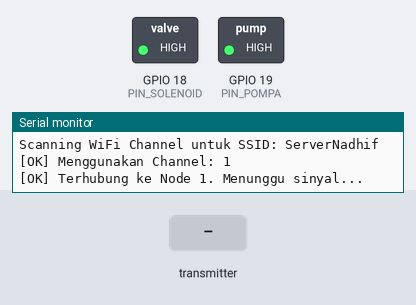
Simulated run of this sketch. Board: ESP32. Shown: switched loads named in the sketch (green lamp = pin HIGH), the last lines printed to the serial monitor. The test bench sets the inputs (shaded band). A WiFi scan finds three made-up networks.

Above: at 3.2 s.
3.3 s: the transmitter starts sending statusPompa = 1
At 4.0 s:
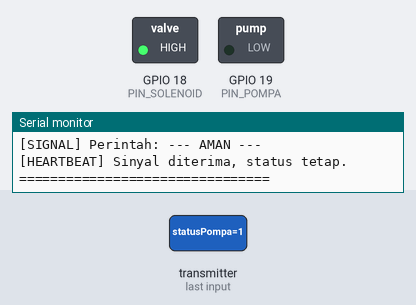
4.8 s: the transmitter starts sending statusSolenoid = 1
At 6.0 s:
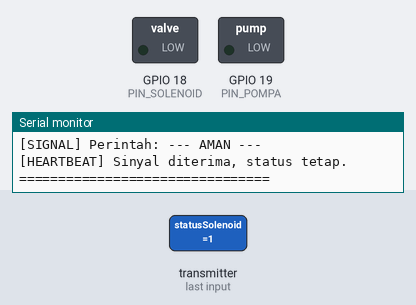
6.3 s: the transmitter starts sending statusPompa = 0
At 7.5 s:
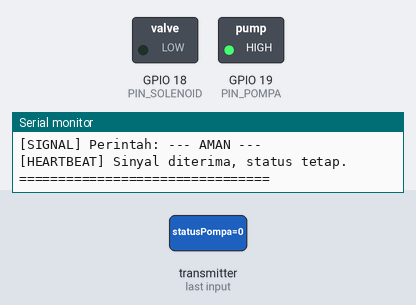
9.8 s: the transmitter starts sending statusSolenoid = 0
At 10.6 s:
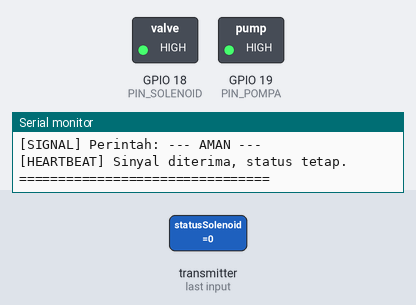
Timing chart, 0 to 12.3 s (numbered marks = the images above; inputs shaded):
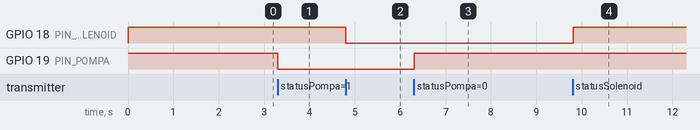

The sketch:

esp32_node2.ino
```cpp
// ============================================================
//  PyroGuard System - ESP32 Node 2 Firmware (ACTUATOR)
//  Board  : ESP32 (DOIT DevKit V1 atau sejenisnya)
//  Fungsi : Menerima perintah dari Node 1 via ESP-NOW,
//           mengontrol Solenoid Valve dan Pompa Air (Relay 2 Ch).
//           Mengirim feedback status aktuator ke Node 1.
// ============================================================

#include <WiFi.h>
#include <esp_now.h>
#include <esp_wifi.h>

// ============================================================
//  KONFIGURASI PIN HARDWARE (Relay 2 Channel)
// ============================================================
#define PIN_POMPA    19   // Relay Channel 2
#define PIN_SOLENOID 18   // Relay Channel 1

// Logika Relay 2 Channel (Active Low)
#define RELAY_ON  LOW
#define RELAY_OFF HIGH

// ============================================================
//  KONFIGURASI JARINGAN & PEER
// ============================================================
const char* targetSSID = "ServerNadhif"; // SSID yang dipakai Node 1
uint8_t macNode1[] = {0xB0, 0xCB, 0xD8, 0x8A, 0x81, 0x1C};

// ============================================================
//  STRUKTUR DATA ESP-NOW (Wajib identik dengan Node 1)
// ============================================================
typedef struct struct_message {
    bool perintahSistem;  // Node 1 -> Node 2
    bool statusPompa;     // Node 2 -> Node 1
    bool statusSolenoid;  // Node 2 -> Node 1
} struct_message;

struct_message dataKirim;
struct_message dataTerima;
esp_now_peer_info_t peerInfo;

unsigned long lastRecvTime = 0;
uint8_t currentChannel = 1;

// ============================================================
//  CALLBACK: Data Diterima dari Node 1
// ============================================================
#if defined(ESP_ARDUINO_VERSION_MAJOR) && ESP_ARDUINO_VERSION_MAJOR >= 3
void OnDataRecv(const esp_now_recv_info_t *info, const uint8_t *incomingData, int len) {
#else
void OnDataRecv(const uint8_t *mac, const uint8_t *incomingData, int len) {
#endif
    lastRecvTime = millis(); // Reset watchdog timer koneksi
    memcpy(&dataTerima, incomingData, sizeof(dataTerima));

    Serial.println("\n================================");
    Serial.print("[SIGNAL] Perintah: ");
    Serial.println(dataTerima.perintahSistem ? "!!! BAHAYA !!!" : "--- AMAN ---");

    bool currentPump = (digitalRead(PIN_POMPA) == RELAY_ON);
    bool currentSolenoid = (digitalRead(PIN_SOLENOID) == RELAY_ON);
    bool targetPump = dataTerima.statusPompa;
    bool targetSolenoid = dataTerima.statusSolenoid;

    if (targetPump != currentPump || targetSolenoid != currentSolenoid) {
        Serial.println("[ACTION] Perubahan Status Aktuator...");

        if (targetSolenoid != currentSolenoid) {
            digitalWrite(PIN_SOLENOID, targetSolenoid ? RELAY_ON : RELAY_OFF);
            Serial.printf("  > Solenoid: %s\n", targetSolenoid ? "TERBUKA (ON)" : "TERTUTUP (OFF)");
            if (targetSolenoid) delay(400); // Jeda stabilitas arus adaptor 12V 4A
        }

        if (targetPump != currentPump) {
            digitalWrite(PIN_POMPA, targetPump ? RELAY_ON : RELAY_OFF);
            Serial.printf("  > Pompa   : %s\n", targetPump ? "MENYEMPROT (ON)" : "BERHENTI (OFF)");
            if (!targetPump) delay(200);
        }
    } else {
        Serial.println("[HEARTBEAT] Sinyal diterima, status tetap.");
    }

    // Ambil status riil langsung dari hardware pins untuk feedback terpercaya
    dataKirim.statusPompa    = (digitalRead(PIN_POMPA) == RELAY_ON);
    dataKirim.statusSolenoid = (digitalRead(PIN_SOLENOID) == RELAY_ON);
    dataKirim.perintahSistem = dataTerima.perintahSistem;

    // Kirim Feedback Balik ke Node 1
    esp_now_send(macNode1, (uint8_t *)&dataKirim, sizeof(dataKirim));
    Serial.println("================================\n");
}

// ============================================================
//  SETUP
// ============================================================
void setup() {
    Serial.begin(115200);

    // --- Inisialisasi Relay ---
    pinMode(PIN_POMPA, OUTPUT);
    pinMode(PIN_SOLENOID, OUTPUT);
    digitalWrite(PIN_POMPA, RELAY_OFF);
    digitalWrite(PIN_SOLENOID, RELAY_OFF);

    // --- Mode WiFi ---
    WiFi.mode(WIFI_STA);
    WiFi.disconnect();

    Serial.println("\nScanning WiFi Channel untuk SSID: " + String(targetSSID));

    // --- Sinkronisasi Channel Otomatis ---
    int32_t channel = 1;
    int n = WiFi.scanNetworks();
    for (int i = 0; i < n; i++) {
        if (WiFi.SSID(i) == targetSSID) {
            channel = WiFi.channel(i);
            break;
        }
    }
    currentChannel = channel;
    esp_wifi_set_channel(currentChannel, WIFI_SECOND_CHAN_NONE);
    Serial.print("[OK] Menggunakan Channel: "); Serial.println(currentChannel);

    lastRecvTime = millis(); // Inisialisasi waktu terima pertama

    // --- Inisialisasi ESP-NOW ---
    if (esp_now_init() != ESP_OK) {
        Serial.println("[ERROR] Gagal inisialisasi ESP-NOW");
        return;
    }

    esp_now_register_recv_cb(OnDataRecv);

    // --- Daftarkan Node 1 sebagai Peer ---
    memcpy(peerInfo.peer_addr, macNode1, 6);
    peerInfo.channel = 0;
    peerInfo.encrypt = false;

    if (esp_now_add_peer(&peerInfo) != ESP_OK) {
        Serial.println("[ERROR] Gagal menambahkan peer Node 1");
    } else {
        Serial.println("[OK] Terhubung ke Node 1. Menunggu sinyal...");
    }
}

void loop() {
    unsigned long now = millis();

    // ── 1. FAIL-SAFE MECHANISM (Matikan pompa/solenoid jika putus koneksi saat aktif) ──
    bool pumpActive = (digitalRead(PIN_POMPA) == RELAY_ON);
    bool solenoidActive = (digitalRead(PIN_SOLENOID) == RELAY_ON);

    if ((pumpActive || solenoidActive) && (now - lastRecvTime > 8000)) {
        Serial.println("\n[WARNING] [FAIL-SAFE] Kehilangan sinyal dari Node 1 selama lebih dari 8 detik!");
        Serial.println("[ACTION] Mematikan Pompa dan Solenoid demi Keamanan!");

        digitalWrite(PIN_POMPA, RELAY_OFF);
        delay(200);
        digitalWrite(PIN_SOLENOID, RELAY_OFF);

        dataKirim.statusPompa = false;
        dataKirim.statusSolenoid = false;
        dataKirim.perintahSistem = false;
    }

    // ── 2. DYNAMIC CHANNEL RESCANNING (Pencarian channel WiFi otomatis jika offline) ──
    if (now - lastRecvTime > 10000) {
        static unsigned long lastScanAttempt = 0;
        if (now - lastScanAttempt > 15000) {
            lastScanAttempt = now;
            Serial.println("\n[WIFI-SCAN] Kehilangan sinyal > 10 detik. Memulai pencarian channel...");
            int n = WiFi.scanNetworks();
            int32_t newChannel = -1;
            for (int i = 0; i < n; i++) {
                if (WiFi.SSID(i) == targetSSID) {
                    newChannel = WiFi.channel(i);
                    break;
                }
            }
            WiFi.scanDelete(); // Bebaskan memori hasil scan

            if (newChannel != -1) {
                Serial.printf("[WIFI-SCAN] SSID ditemukan di Channel %d (Channel lama: %d)\n", newChannel, currentChannel);
                if (newChannel != currentChannel) {
                    currentChannel = newChannel;
                    esp_wifi_set_channel(currentChannel, WIFI_SECOND_CHAN_NONE);
                    Serial.println("[OK] Channel ESP-NOW diperbarui!");
                } else {
                    Serial.println("[WIFI-SCAN] Channel tidak berubah. Sinyal mungkin lemah atau terhalang.");
                }
            } else {
                Serial.println("[WIFI-SCAN] SSID target 'ServerNadhif' tidak ditemukan!");
            }
        }
    }

    // Heartbeat Serial setiap 5 detik agar tahu alat masih hidup
    static unsigned long lastHeartbeat = 0;
    if (now - lastHeartbeat > 5000) {
        lastHeartbeat = now;
        Serial.print("Status: Standby - Last signal received ");
        Serial.print((now - lastRecvTime) / 1000.0);
        Serial.println("s ago.");
    }

    delay(10);
}
```

Measured:
- after the input at 3.3 s, GPIO 19 (PIN_POMPA): HIGH → LOW at once
- after the input at 4.8 s, GPIO 18 (PIN_SOLENOID): HIGH → LOW at once
- after the input at 6.3 s, GPIO 19 (PIN_POMPA): LOW → HIGH at once
- after the input at 9.8 s, GPIO 18 (PIN_SOLENOID): LOW → HIGH at once
